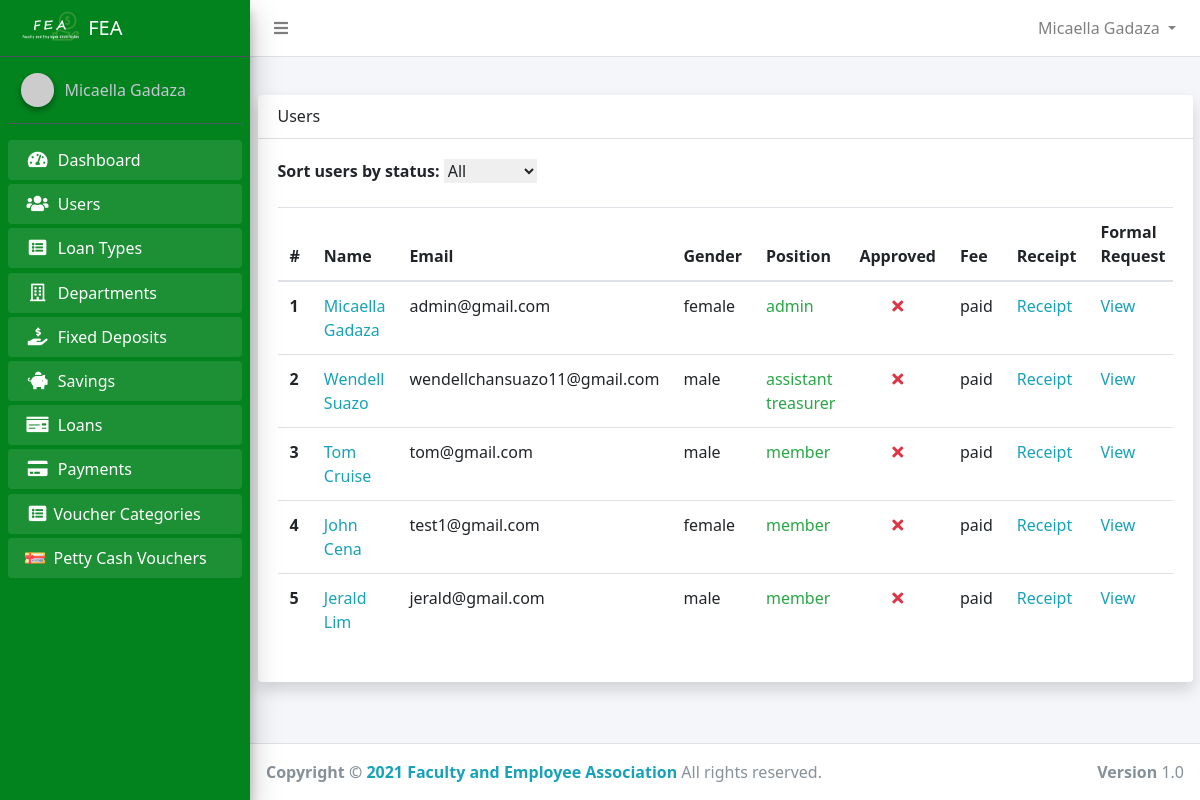
The page /admin/pending_memberships.php (signed in) on the database as committed earlier.
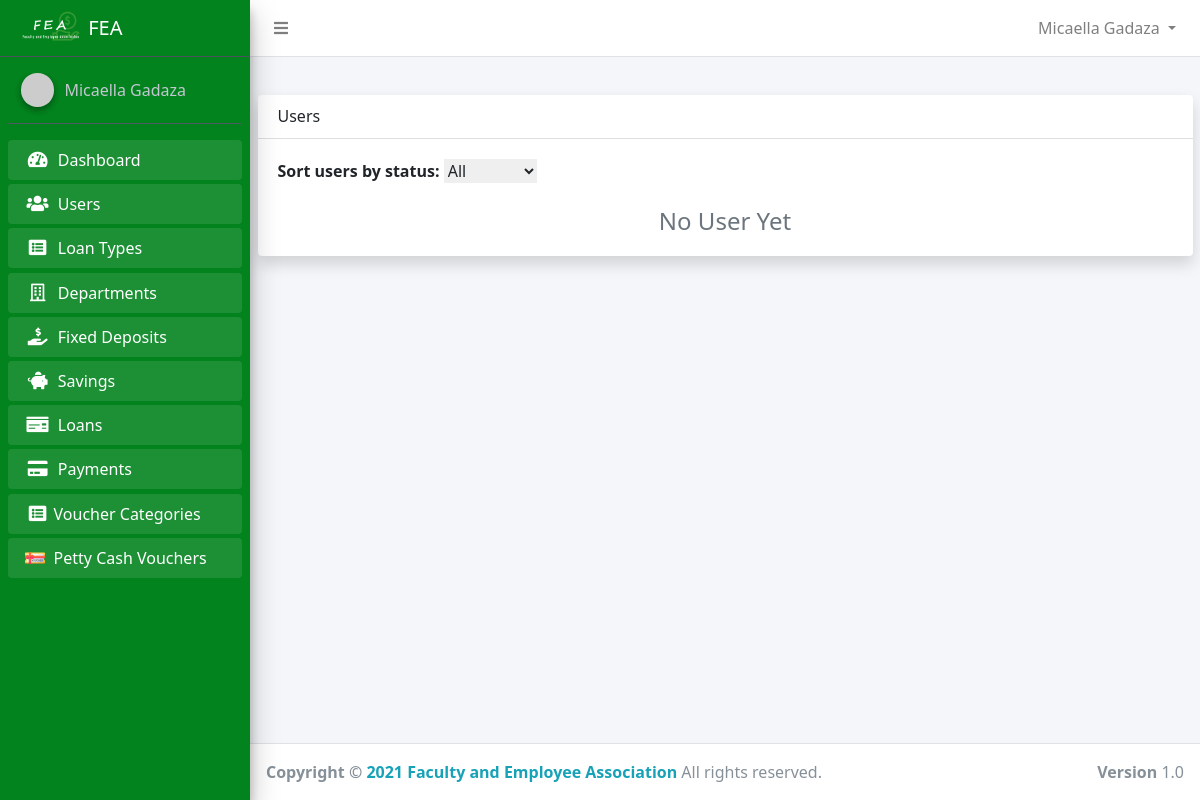
The same page on the database as committed later.
### tables this page shows
CREATE TABLE `users` (
  `id` int(11) NOT NULL,
  `account_number` varchar(50) NOT NULL,
  `firstname` varchar(50) NOT NULL,
  `middlename` varchar(50) NOT NULL,
  `lastname` varchar(50) NOT NULL,
  `home_address` varchar(255) NOT NULL,
  `permanent_address` varchar(255) NOT NULL,
  `gender` varchar(50) NOT NULL,
  `birth_date` varchar(255) DEFAULT NULL,
  `contact_number` varchar(50) NOT NULL,
  `email` varchar(50) NOT NULL,
  `password` varchar(50) NOT NULL,
  `position_id` int(11) DEFAULT NULL,
  `sg` int(11) NOT NULL,
  `employment_status` varchar(50) NOT NULL,
  `department_id` int(11) NOT NULL,
  `name_of_spouse` varchar(100) NOT NULL,
  `fathers_name` varchar(100) NOT NULL,
  `mothers_maiden_name` varchar(50) NOT NULL,
  `beneficiary` varchar(255) NOT NULL,
  `paid_membership` tinyint(1) NOT NULL DEFAULT 0,
  `active` tinyint(1) NOT NULL DEFAULT 0,
  `reason1` text DEFAULT NULL,
  `reason2` text DEFAULT NULL,
  `reason3` text DEFAULT NULL,
  `approved_by_m1` int(11) DEFAULT NULL,
  `approved_by_m2` int(11) DEFAULT NULL,
  `approved_by_m3` int(11) DEFAULT NULL,
  `approved_by_president` tinyint(1) NOT NULL DEFAULT 0,
  `created_at` timestamp NOT NULL DEFAULT current_timestamp()
);

CREATE TABLE `positions` (
  `id` int(11) NOT NULL,
  `name` varchar(50) NOT NULL
);

### app/config/config.php (called while the page is built, shortened)
<?php
class Connection
{
    public $conn;
    public function __construct()
    {
        try {
            $dsn = 'mysql:host=' . HOST . ';dbname=' . DB_NAME;
            $this->conn = new PDO($dsn, USERNAME, PASSWORD);
            $this->conn->setAttribute(PDO::ATTR_DEFAULT_FETCH_MODE, PDO::FETCH_OBJ);
            $this->conn->setAttribute(PDO::ATTR_EMULATE_PREPARES, false);
        } catch (PDOException $e) {
            echo "Error!: " . $e->getMessage() . "<br/>";
            die();
        }
        return $this->conn;
    }
}

### core.php (called while the page is built, shortened)
<?php
require_once 'app/config/config.php';
require_once 'app/models/User.php';
$user = new User();

### app/models/User.php (called while the page is built, shortened)
<?php
class User extends Connection
{
    public static function Auth()
    {
        if (isset($_SESSION['id'])) {
            return true;
        } else {
            return false;
        }
    }
    public function getFullName()
    {
        if (self::Auth()) {
            $user = $this->getUser();
            return ucwords($user->firstname) . ' ' . ucwords($user->lastname);
        } else {
            return 'Guess';
        }
    }
    public function getUser()
    {
        if (self::Auth()) {
            $sql = "SELECT * FROM users WHERE id=:id AND active=1 AND paid_membership=1";
            $stmt = $this->conn->prepare($sql);
            $stmt->execute(['id' => $_SESSION['id']]);
            $user = $stmt->fetch();
            return $user;
        }
    }
}

### app/controllers/admin/UserController.php (called while the page is built, shortened)
<?php
class AdminUser extends Connection
{
    public function getPendingMemberships()
    {
        $sql = "SELECT * FROM users WHERE approved_by_m1 IS NULL OR approved_by_m2 IS NULL OR approved_by_m3 IS NULL AND approved_by_president=0";
        $stmt = $this->conn->query($sql);
        $users = $stmt->fetchAll();
        return $users;
    }
    public function checkIfActiveMembershipCommitteeHasApproved($id)
    {
        $user_id = $_SESSION['id'];
        $sql = "SELECT * FROM users WHERE (approved_by_m1=$user_id OR approved_by_m2=$user_id OR approved_by_m3=$user_id) AND id=$id";
        $stmt =  $this->conn->query($sql);
        return $stmt->rowCount();
    }
    public function getPosition($id)
    {
        $sql = "SELECT * FROM positions WHERE id=:id";
        $stmt = $this->conn->prepare($sql);
        $stmt->execute(['id' => $id]);
        $position = $stmt->fetch();
        if ($position->name) {
            return $position->name;
        }
    }
}

### admin/pending_memberships.php (the view, shortened to what the changed rows need)
<?php
require_once '../core.php';
require_once  '../app/includes/admin/header.php';
$adminUser = new AdminUser();
$users = $adminUser->getPendingMemberships();
?>
<div class="container">
    <div class="card shadow">
        <div class="card-body">
            <div class="table-responsive">
                <form action="<?php echo $_SERVER['PHP_SELF'] ?>" method="POST" class="ml-auto" id="sort-form">
                    <div class="form-group">
                    </div>
                </form>
                <?php if ($users) : ?>
                    <table class="table" id="myTable">
                        <thead>
                            <tr>
                                <th scope="col">#</th>
                                <th scope="col">Name</th>
                                <th scope="col">Email</th>
                                <th scope="col">Gender</th>
                                <th scope="col">Position</th>
                                <th scope="col">Approved</th>
                                <th scope="col">Fee</th>
                                <th scope="col">Receipt</th>
                                <th scope="col">Formal Request</th>
                            </tr>
                        </thead>
                        <tbody>
                            <?php foreach ($users as $key => $singleUser) : ?>
                                <tr class="align-items-center">
                                    <th scope="row"><?php echo $key + 1 ?></th>
                                    <td><a class="text-info" href="admin_user_detail.php?id=<?php echo $singleUser->id ?>"><?php echo ucfirst($singleUser->firstname) . ' ' . ucfirst($singleUser->lastname) ?></a></td>
                                    <td><?php echo $singleUser->email ?></td>
                                    <td><?php echo $singleUser->gender ?></td>
                                    <td>
                                        <span class="<?php echo ($adminUser->getPosition($singleUser->position_id) != 'customer') ? 'text-success' : 'text-secondary' ?> ">
                                            <?php echo $adminUser->getPosition($singleUser->position_id) ?>
                                        </span>
                                    </td>
                                    <td class="text-center">
                                        <?php if ($adminUser->checkIfActiveMembershipCommitteeHasApproved($singleUser->id) != 0) : ?>
                                            <i class="fas fa-check text-success"></i>
                                        <?php else : ?>
                                            <i class="fas fa-times text-danger"></i>
                                        <?php endif ?>
                                    </td>
                                    <td><?php echo ($singleUser->paid_membership) ? 'paid' : 'not paid' ?></td>
                                    <td><a href="membership_receipt.php?id=<?php echo $singleUser->id ?>" class="text-info">Receipt</a></td>
                                    <td><a href="membership_request.php?id=<?php echo $singleUser->id ?>" class="text-info">View</a></td>
                                </tr>
                            <?php endforeach; ?>
                        </tbody>
                    </table>
                <?php else : ?>
                    <h2 class="text-secondary text-center">No User Yet</h2>
                <?php endif; ?>
            </div>
        </div>
    </div>
</div>
</div>
<?php require_once BASE . '/app/includes/admin/footer.php' ?>

### app/includes/admin/header.php (shortened to what the changed rows need)
<!DOCTYPE html>
<html lang="en">
<head>
    <link rel="stylesheet" href="https://cdnjs.cloudflare.com/ajax/libs/font-awesome/5.15.2/css/all.min.css">
    <link rel="stylesheet" href="../assets/admin/css/adminlte.min.css">
    <link rel="stylesheet" href="../assets/admin/css/OverlayScrollbars.min.css">
    <link rel="stylesheet" href="https://cdn.jsdelivr.net/npm/bootstrap-select@1.13.14/dist/css/bootstrap-select.min.css">
    <link rel="stylesheet" href="../assets/css/bootstrap-select.min.css">
    <link rel="stylesheet" href="../assets/admin/css/admin.css?id=<?php time(); ?>">
    <link href="https://unpkg.com/tailwindcss@^2/dist/tailwind.min.css" rel="stylesheet">
    <link rel="stylesheet" href="//cdn.datatables.net/1.10.24/css/jquery.dataTables.min.css">
    <link rel="stylesheet" href="https://cdn.datatables.net/buttons/1.7.0/css/buttons.dataTables.min.css">
</head>
<body class="hold-transition sidebar-mini layout-fixed">
    <div class="wrapper">
        <?php include 'navbar.php' ?>
        <aside class="main-sidebar sidebar-dark-primary elevation-4">
            <a href="../index.php" class="brand-link d-flex align-items-center">
                <img src="../assets/img/logo_light.png" alt="FEA" class="brand-image">
                <span class="brand-text">FEA</span>
            </a>
            <?php include 'sidebar.php' ?>
        </aside>
        <div class="content-wrapper">

### app/includes/admin/navbar.php (shortened to what the changed rows need)
<nav class="main-header navbar navbar-expand navbar-white navbar-light">
    <ul class="navbar-nav" style="width:100%;">
        <li class="nav-item dropdown" style="margin-left:auto">
            <a id="navbarDropdown" class="nav-link dropdown-toggle" href="#" role="button" data-toggle="dropdown" aria-haspopup="true" aria-expanded="false" v-pre>
                <?php echo $user->getFullName() ?>
            </a>
        </li>
    </ul>
</nav>

### app/includes/admin/sidebar.php (shortened to what the changed rows need)
<div class="sidebar">
    <div class="user-panel mt-3 pb-3 mb-3 d-flex">
            <img src="https://ui-avatars.com/api/?name=<?php echo $user->getFullName() ?>" class="img-circle elevation-2" alt="User Image">
        <div class="info">
            <a href="" class="d-block"><?php echo $user->getFullName() ?></a>
        </div>
    </div>
</div>

Rows that differ between the two databases and show on the page:
no longer on one of the page's lists (row edited): users: firstname "Micaella", lastname "Gadaza", email "admin@gmail.com", gender "female", position.name "admin"
no longer on this page (row edited): users: firstname "Wendell", lastname "Suazo", email "wendellchansuazo11@gmail.com", gender "male", position.name "assistant treasurer", paid_membership "paid"
removed users: firstname "Tom", lastname "Cruise", email "tom@gmail.com", gender "male", position.name "member", paid_membership "paid"
no longer on this page (row edited): users: firstname "John", lastname "Cena", email "test1@gmail.com", gender "female", position.name "member", paid_membership "paid"
removed users: firstname "Jerald", lastname "Lim", email "jerald@gmail.com", gender "male", position.name "member", paid_membership "paid"
Other text that changed with them:
text no longer shown: "# Name Email Gender Position Approved Fee Receipt Formal Request"
text now shown: "No User Yet"
